Frame 1 (no input): blank canvas, image omitted
Frame 60 (the mouse pressed at the canvas centre just before this capture): blank canvas, image omitted
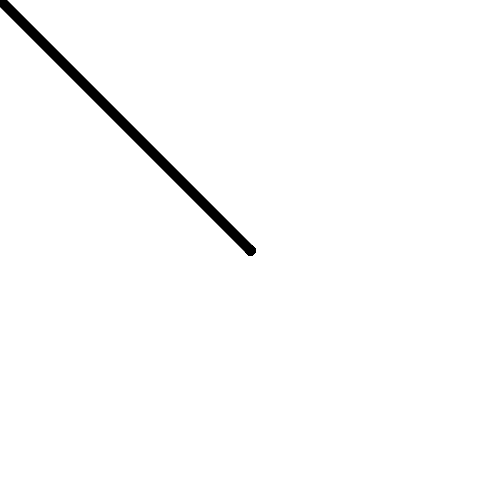
Frame 120 (the mouse held since frame 60 and released just before this capture)

The Processing sketch whose frames 1 and 60 were blank and that drew this single picture after the mouse press (run headless with seeded random() and noise(); from frame 60 on, the mouse is pressed at the canvas centre):

// Processing sketch: Paint
// ── Paint.pde

void setup(){
  size(500,500);
  stroke(0);
  strokeWeight(10);
  background(255);
}

void draw(){

  if(mousePressed){
    line(pmouseX, pmouseY, mouseX, mouseY);
    
  }
}

void keyPressed(){
  if( key=='c' || key == 'C'){
    background(255);
  }
  if( key=='r' || key == 'R'){
    stroke(255,0,0);
  }
  if( key=='g' || key == 'G'){
    stroke(0,255,0);
  }
  if( key=='b' || key == 'B'){
    stroke(0,0,255);
  }
}
